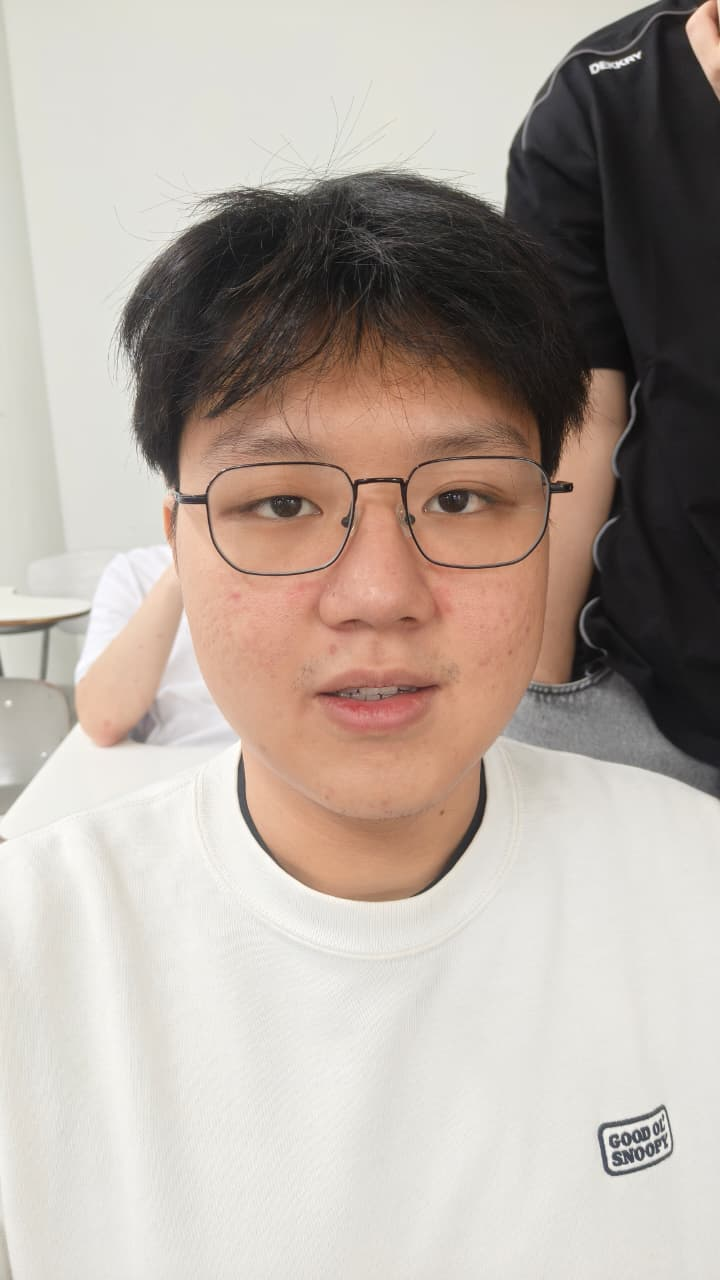
#> input picture dataset_wajah/foto10.jpeg, 720 x 1280 px; its folder holds only this picture in this run
$ python face_recognition.py
#> lines starting #> are read from the running program, lines starting #| are printed output that depends on the picture
# Simple Biometric Face Recognition berbasis PCA dengan pendekatan Aljabar Linier
import os
import cv2
import numpy as np

face_cascade = cv2.CascadeClassifier(cv2.data.haarcascades + 'haarcascade_frontalface_default.xml')

def detect_and_crop_face(image_path):
    img = cv2.imread(image_path, cv2.IMREAD_GRAYSCALE)
    if img is None: return None

    img = cv2.equalizeHist(img)

    # Kembalikan parameter ke angka yang agak aman agar tidak terlalu banyak "sampah"
    faces = face_cascade.detectMultiScale(img, scaleFactor=1.1, minNeighbors=4, minSize=(40, 40))

    if len(faces) == 0:
        return None

    # [PERBAIKAN KUNCI]: Urutkan hasil deteksi berdasarkan Area (Lebar x Tinggi) dari yang terbesar ke terkecil
    faces = sorted(faces, key=lambda f: f[2] * f[3], reverse=True)

    # Selalu ambil wajah yang paling besar (indeks 0 setelah diurutkan)
    (x, y, w, h) = faces[0]

    margin = int(w * 0.1)
    y_start = max(0, y + margin)
    y_end = min(img.shape[0], y + h - margin)
    x_start = max(0, x + margin)
    x_end = min(img.shape[1], x + w - margin)

    cropped_face = img[y_start:y_end, x_start:x_end]
    return cropped_face

def load_custom_faces(folder_path, height=64, width=64):
    # Membaca foto asli dari folder dan mengubahnya menjadi vektor matematika.
    images = []
    valid_filenames = []

    if not os.path.exists(folder_path):
        return None, None

    print("\nMemproses gambar di dataset dengan Haar Cascade...")
    for filename in sorted(os.listdir(folder_path)):
        if filename.lower().endswith((".png", ".jpg", ".jpeg")):
            img_path = os.path.join(folder_path, filename)
            cropped_face = detect_and_crop_face(img_path)
#> in detect_and_crop_face, `img = cv2.equalizeHist(img)`:
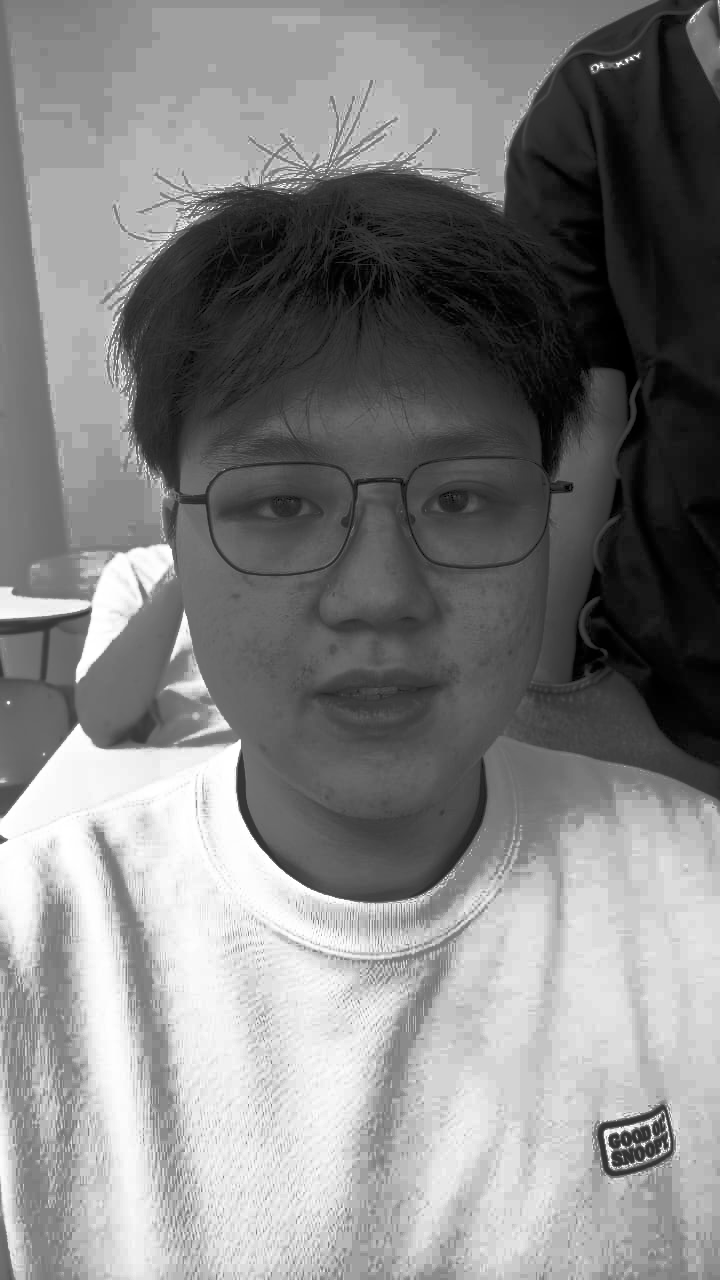
#> img: shape (1280, 720); min 0, max 255, mean 129.7
#> in detect_and_crop_face, `faces = face_cascade.detectMultiScale(img, scaleFactor=1.1, minNeighbo..`: faces = [[157, 333, 445, 445]]
#> in detect_and_crop_face, `(x, y, w, h) = faces[0]`: x = 157; y = 333; w = 445
#> in detect_and_crop_face, `margin = int(w * 0.1)`: margin = 44
#> in detect_and_crop_face, `y_start = max(0, y + margin)`: y_start = 377
#> in detect_and_crop_face, `y_end = min(img.shape[0], y + h - margin)`: y_end = 734
#> in detect_and_crop_face, `x_start = max(0, x + margin)`: x_start = 201
#> in detect_and_crop_face, `x_end = min(img.shape[1], x + w - margin)`: x_end = 558
#> in detect_and_crop_face, `cropped_face = img[y_start:y_end, x_start:x_end]`:
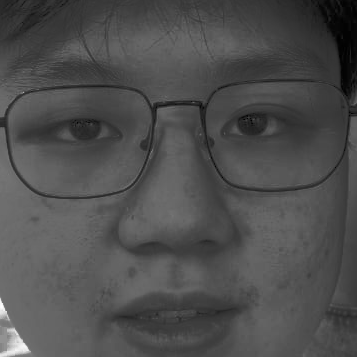
#> cropped_face: shape (357, 357); min 0, max 253, mean 78.1

            if cropped_face is not None and cropped_face.size > 0:
                img_resized = cv2.resize(cropped_face, (width, height))
                # Standarisasi nilai vektor dari 0-255 menjadi 0-1 agar kalkulasi matriks lebih stabil
                img_flattened = img_resized.flatten() / 255.0
#> img_flattened = 4096 values, max 0.929 at index 3972, min 0.00392 at index 573, mean 0.305

                images.append(img_flattened)
                valid_filenames.append(filename)
                print(f"   [✅ Sukses] Wajah diekstrak dari: {filename}")
            else:
                print(f"   [❌ Gagal] Wajah tidak layak/tidak terdeteksi di: {filename}")

    return np.array(images, dtype=np.float64), valid_filenames

def train_eigenfaces(X, variance_target=0.95):
    # Proses pelatihan Eigenface menggunakan manipulasi Ruang Matriks dan Basis.
    mean_face = np.mean(X, axis=0)
    X_centered = X - mean_face

    # Turk-Pentland trick: L = A * A^T (Ukuran M x M)
    L = np.dot(X_centered, X_centered.T)

    eigenvalues, eigenvectors_L = np.linalg.eigh(L)

    # Urutkan dari Eigenvalue terbesar (informasi fitur paling penting)
    idx = np.argsort(eigenvalues)[::-1]
    eigenvalues = eigenvalues[idx]
    eigenvectors_L = eigenvectors_L[:, idx]

    # [PERBAIKAN 4]: Menentukan jumlah K (Basis Utama) berdasarkan target Variance (misal: 95% informasi)
    total_variance = np.sum(eigenvalues)
    cumulative_variance = np.cumsum(eigenvalues) / total_variance
    k_components = np.argmax(cumulative_variance >= variance_target) + 1

    # Transformasi kembali ke ukuran N (piksel) untuk mendapatkan Eigenfaces yang sebenarnya
    eigenfaces = np.dot(X_centered.T, eigenvectors_L[:, :k_components]).T

    # Normalisasi vektor basis menjadi unit vector (panjang = 1) di Euclidean Space
    for i in range(eigenfaces.shape[0]):
        norm = np.linalg.norm(eigenfaces[i])
        if norm > 0:
            eigenfaces[i] /= norm

    # Proyeksikan data training ke Ruang Kolom Eigenfaces yang baru
    weights = np.dot(X_centered, eigenfaces.T)

    return mean_face, eigenfaces, weights

def recognize_face(test_face, mean_face, eigenfaces, weights, threshold=15.0):
    # Mencocokkan wajah baru berdasarkan Jarak Euclidean di sub-ruang dimensi rendah.
    test_centered = test_face - mean_face

    # Proyeksikan wajah uji ke ruang eigen
    test_weight = np.dot(test_centered, eigenfaces.T)

    # Hitung Jarak Euclidean antara wajah uji dan semua wajah di database
    distances = np.linalg.norm(weights - test_weight, axis=1)

    best_match_idx = np.argmin(distances)
    min_distance = distances[best_match_idx]

    # [PERBAIKAN 5]: Tolak kecocokan jika Jarak Euclidean lebih besar dari Threshold
    if min_distance > threshold:
        return -1, min_distance

    return best_match_idx, min_distance

if __name__ == "__main__":
    print("=== Simple Biometric Face Recognition berbasis PCA dengan pendekatan Aljabar Linier ===")

    H, W = 64, 64
    folder_dataset = "dataset_wajah"

    X_train, valid_filenames = load_custom_faces(folder_dataset, height=H, width=W)
#> valid_filenames = ['foto10.jpeg']

    if X_train is not None and len(X_train) > 0:
        print(f"\nDataset berhasil dimuat!")
        print(f"Jumlah foto valid (M): {X_train.shape[0]} | Dimensi Vektor Piksel (N): {X_train.shape[1]}")
#| Jumlah foto valid (M): 1 | Dimensi Vektor Piksel (N): 4096

        # Training dan secara otomatis mengambil sekian basis yang mewakili 95% varian wajah
        mean_face, eigenfaces, train_weights = train_eigenfaces(X_train, variance_target=0.95)
#> in train_eigenfaces, `mean_face = np.mean(X, axis=0)`: mean_face has the same summary as img_flattened in load_custom_faces
#> in train_eigenfaces, `L = np.dot(X_centered, X_centered.T)`: L = [0]
#> in train_eigenfaces, `eigenvalues, eigenvectors_L = np.linalg.eigh(L)`: eigenvectors_L = [1]
#> in train_eigenfaces, `idx = np.argsort(eigenvalues)[::-1]`: idx = [0]
#> in train_eigenfaces, `total_variance = np.sum(eigenvalues)`: total_variance = 0
#> in train_eigenfaces, `cumulative_variance = np.cumsum(eigenvalues) / total_variance`: cumulative_variance = [nan]
#> in train_eigenfaces, `k_components = np.argmax(cumulative_variance >= variance_target) + 1`: k_components = 1
#> the loop in train_eigenfaces, `for i in range(eigenfaces.shape[0]):` made 1 pass
#> in train_eigenfaces, `weights = np.dot(X_centered, eigenfaces.T)`: weights = [0]
#> mean_face has the same summary as img_flattened in load_custom_faces; train_weights = [0]
        print(f"Training Selesai. Ruang Vektor dipangkas menjadi {eigenfaces.shape[0]} Basis Utama yang esensial.")
#| Training Selesai. Ruang Vektor dipangkas menjadi 1 Basis Utama yang esensial.

        foto_uji = "sampleBer.jpeg"

        if os.path.exists(foto_uji):
            print(f"\nMemproses foto uji '{foto_uji}'...")

            cropped_test = detect_and_crop_face(foto_uji)
#> call 2 of detect_and_crop_face, with image_path = 'sampleBer.jpeg'
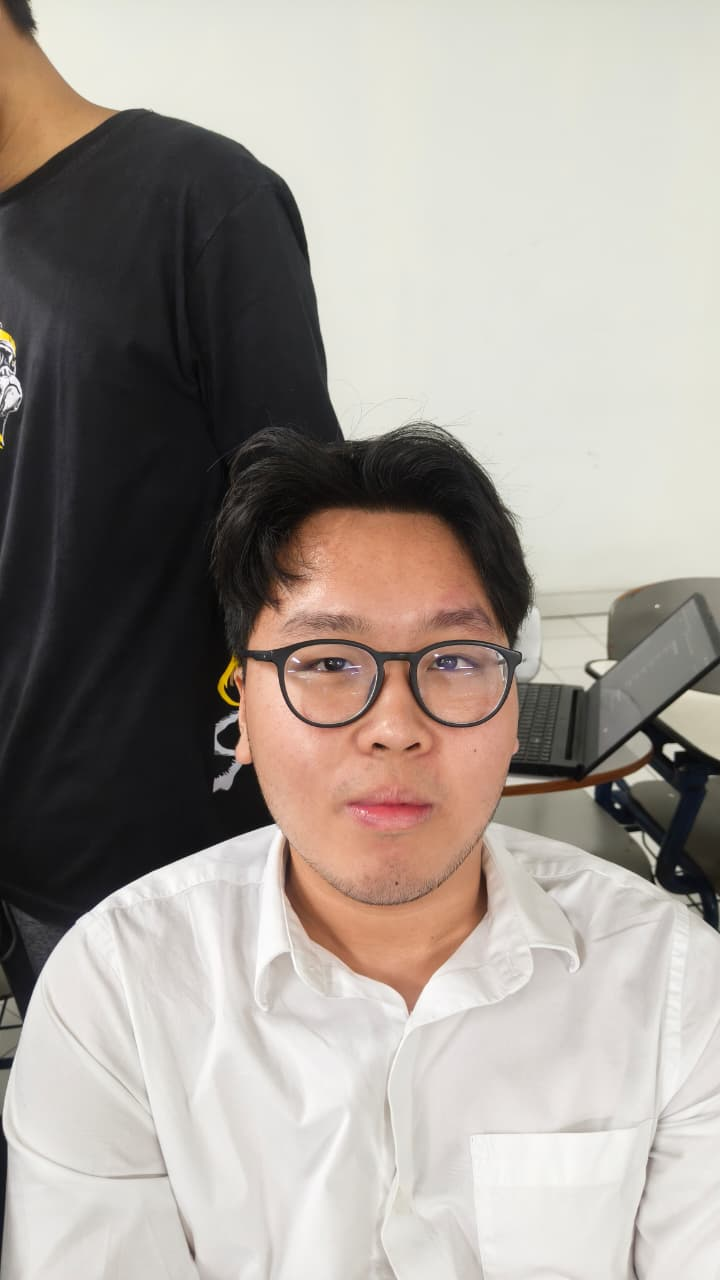
#> input picture sampleBer.jpeg, 720 x 1280 px
#> in detect_and_crop_face (call 2), `img = cv2.imread(image_path, cv2.IMREAD_GRAYSCALE)`:
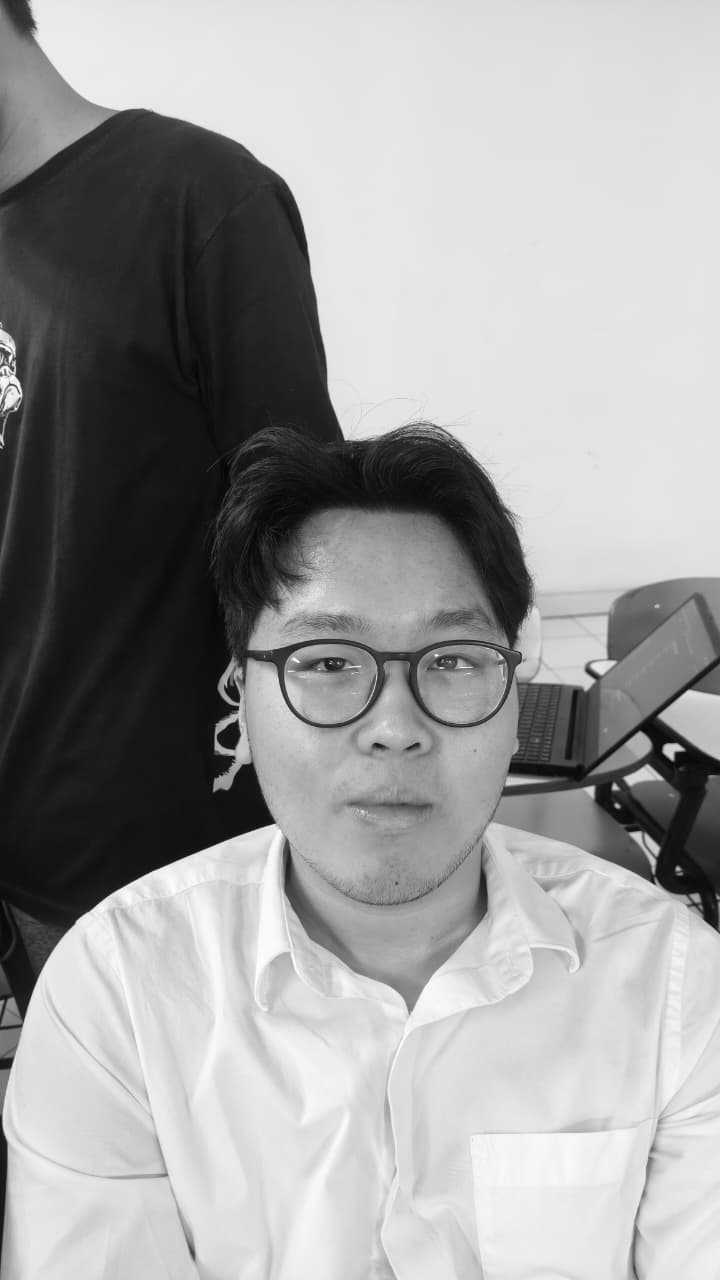
#> img: shape (1280, 720); min 0, max 255, mean 157.9
#> in detect_and_crop_face (call 2), `img = cv2.equalizeHist(img)`:
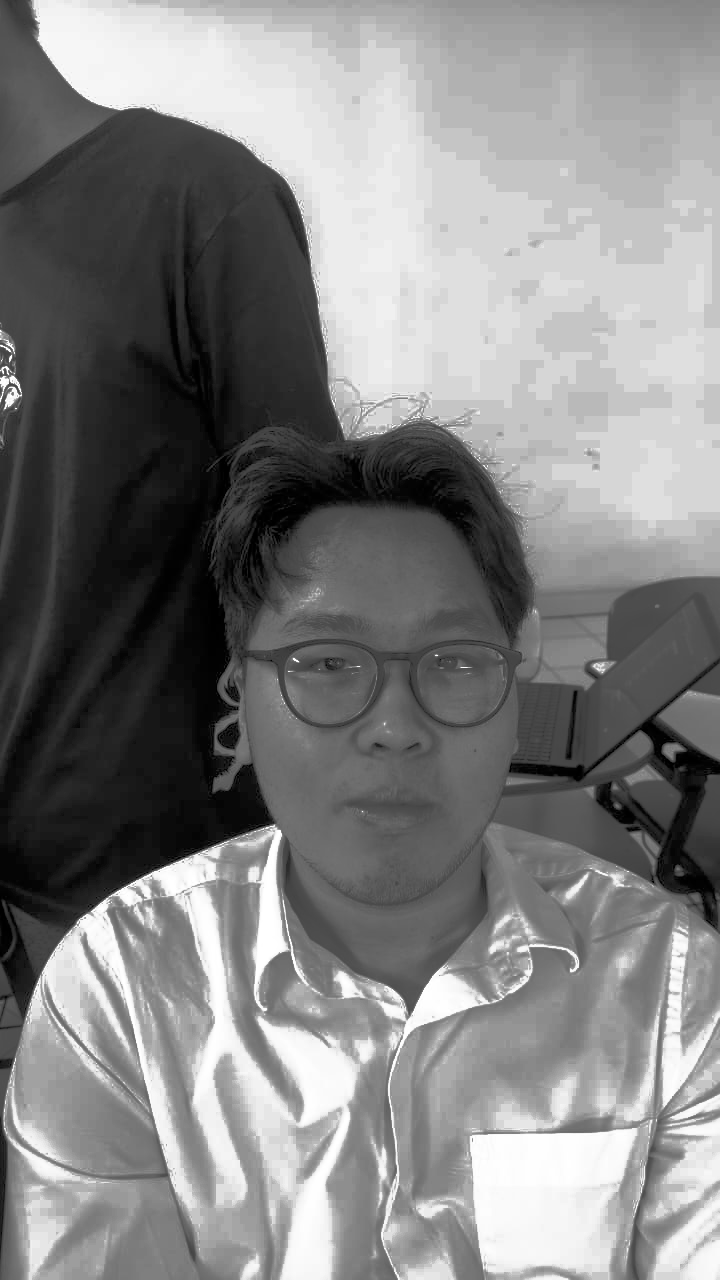
#> img: shape (1280, 720); min 0, max 255, mean 129.6
#> in detect_and_crop_face (call 2), `faces = face_cascade.detectMultiScale(img, scaleFactor=1.1, minNeighbo..`: faces = [[172, 705, 84, 84], [210, 523, 341, 341]]
#> in detect_and_crop_face (call 2), `faces = sorted(faces, key=lambda f: f[2] * f[3], reverse=True)`: faces = [[210, 523, 341, 341], [172, 705, 84, 84]]
#> in detect_and_crop_face (call 2), `(x, y, w, h) = faces[0]`: x = 210; y = 523; w = 341
#> in detect_and_crop_face (call 2), `margin = int(w * 0.1)`: margin = 34
#> in detect_and_crop_face (call 2), `y_start = max(0, y + margin)`: y_start = 557
#> in detect_and_crop_face (call 2), `y_end = min(img.shape[0], y + h - margin)`: y_end = 830
#> in detect_and_crop_face (call 2), `x_start = max(0, x + margin)`: x_start = 244
#> in detect_and_crop_face (call 2), `x_end = min(img.shape[1], x + w - margin)`: x_end = 517
#> in detect_and_crop_face (call 2), `cropped_face = img[y_start:y_end, x_start:x_end]`:
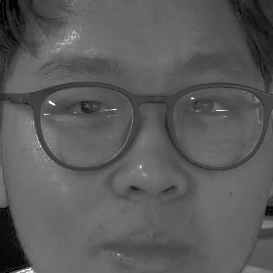
#> cropped_face: shape (273, 273); min 0, max 255, mean 90.7

            if cropped_test is not None and cropped_test.size > 0:
                img_test_resized = cv2.resize(cropped_test, (W, H))
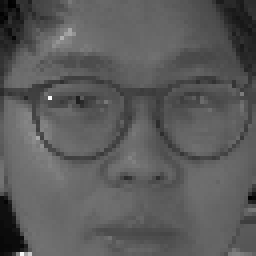
#> img_test_resized: shape (64, 64) (shown 4 times larger); min 1, max 249, mean 90.5
                # Jangan lupa dibagi 255.0 sama seperti data training
                test_face_vector = img_test_resized.flatten().astype(np.float64) / 255.0
#> test_face_vector = 4096 values, max 0.976 at index 1548, min 0.00392 at index 66, mean 0.355

                # Parameter threshold mungkin perlu kamu sesuaikan (naikkan/turunkan) tergantung dataset
                matched_idx, distance = recognize_face(
                    test_face_vector, mean_face, eigenfaces, train_weights, threshold=15.0
                )
#> in recognize_face, `test_centered = test_face - mean_face`: test_centered = 4096 values, max 0.643 at index 1548, min -0.878 at index 3971, mean 0.0496
#> in recognize_face, `test_weight = np.dot(test_centered, eigenfaces.T)`: test_weight = [0]
#> in recognize_face, `best_match_idx = np.argmin(distances)`: best_match_idx = 0
#> matched_idx = 0; distance = 0

                print("\n--- Hasil Analisis Foto ---")
                if matched_idx != -1:
                    nama_file_tercocok = valid_filenames[matched_idx]
#> nama_file_tercocok = 'foto10.jpeg'
                    print(f"✅ Foto '{foto_uji}' DIKENALI sebagai '{nama_file_tercocok}'.")
#| ✅ Foto 'sampleBer.jpeg' DIKENALI sebagai 'foto10.jpeg'.
                    print(f"Jarak Euclidean: {distance:.2f}")
#| Jarak Euclidean: 0.00
                else:
                    print(f"❌ Wajah TIDAK DIKENALI (Unknown).")
                    print(f"Wajah terdekat berjarak {distance:.2f}, melebihi batas toleransi yang diizinkan.")
            else:
                print(f"Wajah tidak terdeteksi secara proporsional pada foto uji '{foto_uji}'.")
        else:
            print(f"\nFile gambar uji '{foto_uji}' tidak ditemukan untuk simulasi uji.")

    else:
        print("\nTidak ada wajah yang berhasil diekstrak dari folder dataset!")
